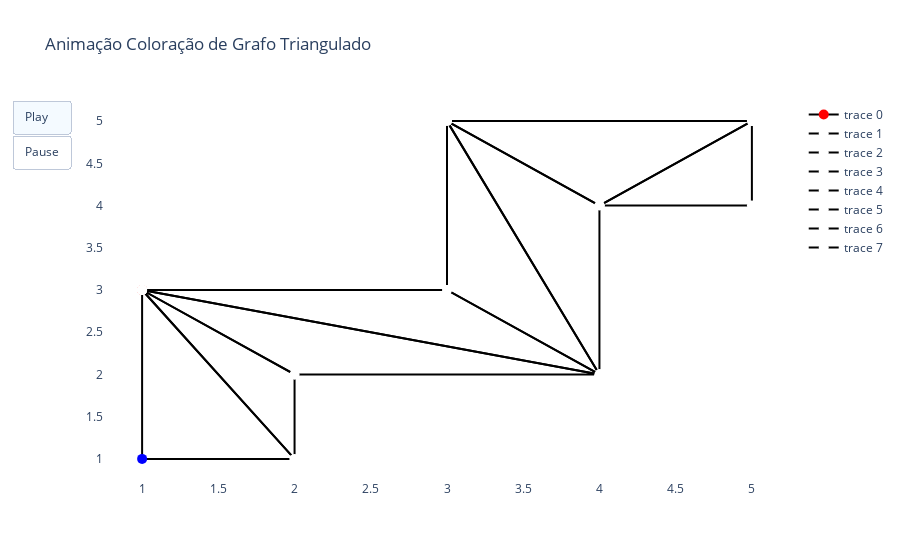

The cell this chart's notebook holds for it:
### Markdown cell above
# Visualização do passo a passo da coloração do polígono

### Code cell
def colorir_vertices_poligono(grafo, triangulo_atual, triangulo_visitados=None, triangulos_coloridos=None):
    if triangulo_visitados is None:
        triangulo_visitados = set()
    triangulo_visitados.add(triangulo_atual)

    # Cria frame para animação
    frames.append(criar_frame(triangulos_coloridos))
    time.sleep(1)  # Aguarda 1 segundo para visualização

    colorir_vertices_triangulo(triangulos_coloridos[triangulo_atual])
    for triangulo_adjacente in grafo[triangulo_atual]:
        if triangulo_adjacente not in triangulo_visitados:
            atualizar_cores_vertices_triangulos_adjacentes(triangulos_coloridos, triangulo_atual, triangulo_adjacente)
            colorir_vertices_poligono(grafo, triangulo_adjacente, triangulo_visitados, triangulos_coloridos)
            frames.append(criar_frame(triangulos_coloridos))
            time.sleep(1)  # Aguarda 1 segundo para visualização


# Função para criar um frame da animação
def criar_frame(triangulos_coloridos):
    data = []
    for vertices in triangulos_coloridos:  # Itera diretamente sobre os valores (vértices)
        x = [vertice[0] for vertice in vertices] + [vertices[0][0]]
        y = [vertice[1] for vertice in vertices] + [vertices[0][1]]
        cores = [vertice[2] for vertice in vertices] + [vertices[0][2]]
        data.append(go.Scatter(x=x, y=y, mode='lines+markers',
                                line=dict(color='black'), marker=dict(color=cores, size=10),
                                textposition='top center'))
    return go.Frame(data=data)

# Inicializa lista de frames para a animação
frames = []

# Chama a função principal para colorir o grafo e gerar os frames
colorir_vertices_poligono(grafo_dual, 0, triangulos_coloridos=triangulos_com_cores)

valores_x = [v[0] for v in poligono_original]
valores_y = [v[1] for v in poligono_original]
min_x, max_x = min(valores_x), max(valores_x)
min_y, max_y = min(valores_y), max(valores_y)

# Cria a figura do Plotly com os frames da animação
fig = go.Figure(
    data=frames[0].data,
    layout=go.Layout(
        xaxis=dict(range=[min_x-0.25, max_x+0.25], autorange=False),  # Ajuste os limites do eixo x conforme necessário
        yaxis=dict(range=[min_y - 0.25, max_y + 0.25], autorange=False),  # Ajuste os limites do eixo y conforme necessário
        title="Animação Coloração de Grafo Triangulado",
        plot_bgcolor='rgba(0,0,0,0)',
        updatemenus=[dict(
            type="buttons",
            buttons=[
                dict(label="Play",
                    method="animate",
                    args=[None, {"frame": {"duration": 1000, "redraw": True},
                                    "fromcurrent": True, "transition": {"duration": 500}}]),
                dict(label="Pause",
                    method="animate",
                    args=[None, {"frame": {"duration": 0, "redraw": False},
                                    "mode": "immediate",
                                    "transition": {"duration": 0}}])
            ])]
    ),
    frames=frames
)

fig.show()

### Figure 1 — Plotly figure (JSON) as saved in the notebook; plotly's stock layout.template omitted (floating-point values rounded to 4 significant figures)
{"data": [{"line": {"color": "black"}, "marker": {"color": ["red", "blue", "white", "red"], "size": 10}, "mode": "lines+markers", "textposition": "top center", "type": "scatter", "x": [1, 1, 2, 1], "y": [3, 1, 1, 3]}, {"line": {"color": "black"}, "marker": {"color": ["white", "white", "white", "white"], "size": 10}, "mode": "lines+markers", "textposition": "top center", "type": "scatter", "x": [1, 2, 2, 1], "y": [3, 1, 2, 3]}, {"line": {"color": "black"}, "marker": {"color": ["white", "white", "white", "white"], "size": 10}, "mode": "lines+markers", "textposition": "top center", "type": "scatter", "x": [1, 2, 4, 1], "y": [3, 2, 2, 3]}, {"line": {"color": "black"}, "marker": {"color": ["white", "white", "white", "white"], "size": 10}, "mode": "lines+markers", "textposition": "top center", "type": "scatter", "x": [4, 5, 5, 4], "y": [4, 4, 5, 4]}, {"line": {"color": "black"}, "marker": {"color": ["white", "white", "white", "white"], "size": 10}, "mode": "lines+markers", "textposition": "top center", "type": "scatter", "x": [4, 5, 3, 4], "y": [4, 5, 5, 4]}, {"line": {"color": "black"}, "marker": {"color": ["white", "white", "white", "white"], "size": 10}, "mode": "lines+markers", "textposition": "top center", "type": "scatter", "x": [4, 4, 3, 4], "y": [2, 4, 5, 2]}, {"line": {"color": "black"}, "marker": {"color": ["white", "white", "white", "white"], "size": 10}, "mode": "lines+markers", "textposition": "top center", "type": "scatter", "x": [4, 3, 3, 4], "y": [2, 5, 3, 2]}, {"line": {"color": "black"}, "marker": {"color": ["white", "white", "white", "white"], "size": 10}, "mode": "lines+markers", "textposition": "top center", "type": "scatter", "x": [1, 4, 3, 1], "y": [3, 2, 3, 3]}], "layout": {"plot_bgcolor": "rgba(0,0,0,0)", "title": {"text": "Animação Coloração de Grafo Triangulado"}, "updatemenus": [{"buttons": [{"args": [null, {"frame": {"duration": 1000, "redraw": true}, "fromcurrent": true, "transition": {"duration": 500}}], "label": "Play", "method": "animate"}, {"args": [null, {"frame": {"duration": 0, "redraw": false}, "mode": "immediate", "transition": {"duration": 0}}], "label": "Pause", "method": "animate"}], "type": "buttons"}], "xaxis": {"autorange": false, "range": [0.75, 5.25]}, "yaxis": {"autorange": false, "range": [0.75, 5.25]}}}
